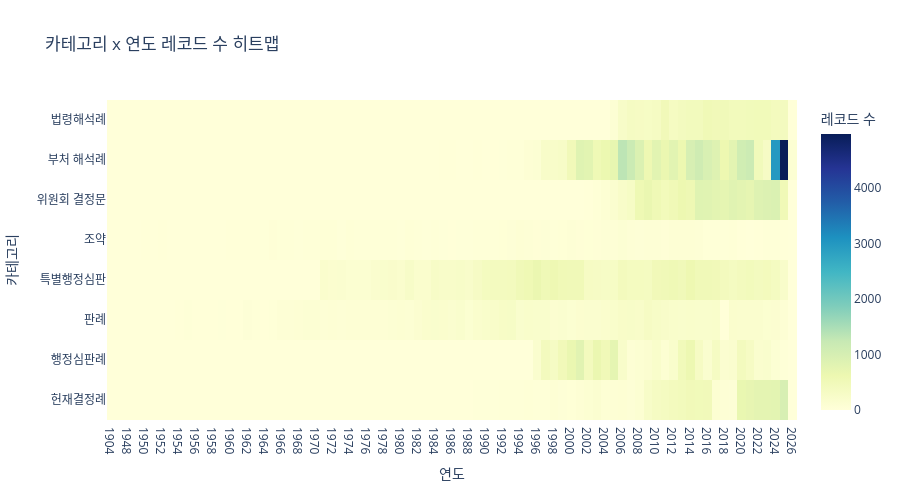

The cell this chart's notebook holds for it:
### Code cell
# ── 연도별 레코드 수 히트맵 (카테고리 x 연도) ────────────
if not df_year.empty:
    df_pivot = df_year.pivot_table(
        index="카테고리", columns="연도", values="레코드 수", fill_value=0
    )

    fig = px.imshow(
        df_pivot.values,
        x=[str(y) for y in df_pivot.columns],
        y=list(df_pivot.index),
        title="카테고리 x 연도 레코드 수 히트맵",
        labels=dict(x="연도", y="카테고리", color="레코드 수"),
        color_continuous_scale="YlGnBu",
        aspect="auto",
    )
    fig.update_layout(height=500)
    fig.show()

### Figure 1 — Plotly figure (JSON) as saved in the notebook; plotly's stock layout.template omitted (floating-point values rounded to 4 significant figures; data arrays with more than 128 entries replaced by an {"elided": "..."} marker saying what was removed)
{"data": [{"coloraxis": "coloraxis", "hovertemplate": "연도: %{x}<br>카테고리: %{y}<br>레코드 수: %{z}<extra></extra>", "name": "0", "type": "heatmap", "x": ["1904", "1927", "1948", "1949", "1950", "1951", "1952", "1953", "1954", "1955", "1956", "1957", "1958", "1959", "1960", "1961", "1962", "1963", "1964", "1965", "1966", "1967", "1968", "1969", "1970", "1971", "1972", "1973", "1974", "1975", "1976", "1977", "1978", "1979", "1980", "1981", "1982", "1983", "1984", "1985", "1986", "1987", "1988", "1989", "1990", "1991", "1992", "1993", "1994", "1995", "1996", "1997", "1998", "1999", "2000", "2001", "2002", "2003", "2004", "2005", "2006", "2007", "2008", "2009", "2010", "2011", "2012", "2013", "2014", "2015", "2016", "2017", "2018", "2019", "2020", "2021", "2022", "2023", "2024", "2025", "2026"], "xaxis": "x", "y": ["법령해석례", "부처 해석례", "위원회 결정문", "조약", "특별행정심판", "판례", "행정심판례", "헌재결정례"], "yaxis": "y", "z": {"elided": "8x81 float values"}}], "layout": {"coloraxis": {"colorbar": {"title": {"text": "레코드 수"}}, "colorscale": [[0, "rgb(255,255,217)"], [0.125, "rgb(237,248,177)"], [0.25, "rgb(199,233,180)"], [0.375, "rgb(127,205,187)"], [0.5, "rgb(65,182,196)"], [0.625, "rgb(29,145,192)"], [0.75, "rgb(34,94,168)"], [0.875, "rgb(37,52,148)"], [1, "rgb(8,29,88)"]]}, "height": 500, "title": {"text": "카테고리 x 연도 레코드 수 히트맵"}, "xaxis": {"anchor": "y", "domain": [0, 1], "title": {"text": "연도"}}, "yaxis": {"anchor": "x", "autorange": "reversed", "domain": [0, 1], "title": {"text": "카테고리"}}}}
